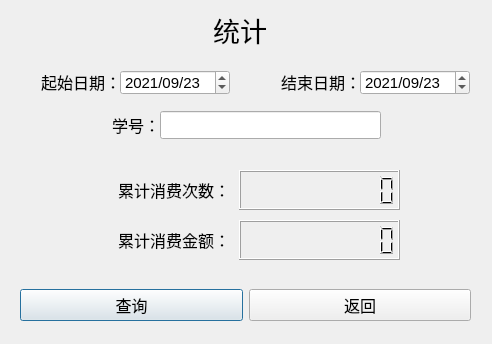
<?xml version="1.0" encoding="UTF-8"?>
<ui version="4.0">
 <class>StatisticsDialog</class>
 <widget class="QDialog" name="StatisticsDialog">
  <property name="geometry">
   <rect>
    <x>0</x>
    <y>0</y>
    <width>492</width>
    <height>344</height>
   </rect>
  </property>
  <property name="minimumSize">
   <size>
    <width>492</width>
    <height>344</height>
   </size>
  </property>
  <property name="maximumSize">
   <size>
    <width>492</width>
    <height>344</height>
   </size>
  </property>
  <property name="windowTitle">
   <string>统计</string>
  </property>
  <widget class="QLabel" name="label">
   <property name="geometry">
    <rect>
     <x>200</x>
     <y>10</y>
     <width>80</width>
     <height>40</height>
    </rect>
   </property>
   <property name="font">
    <font>
     <family>Arial</family>
     <pointsize>20</pointsize>
    </font>
   </property>
   <property name="text">
    <string>统计</string>
   </property>
   <property name="alignment">
    <set>Qt::AlignCenter</set>
   </property>
  </widget>
  <widget class="QLabel" name="label_2">
   <property name="geometry">
    <rect>
     <x>10</x>
     <y>67</y>
     <width>111</width>
     <height>30</height>
    </rect>
   </property>
   <property name="font">
    <font>
     <family>Arial</family>
     <pointsize>12</pointsize>
    </font>
   </property>
   <property name="text">
    <string>起始日期：</string>
   </property>
   <property name="alignment">
    <set>Qt::AlignRight|Qt::AlignTrailing|Qt::AlignVCenter</set>
   </property>
  </widget>
  <widget class="QLabel" name="label_3">
   <property name="geometry">
    <rect>
     <x>250</x>
     <y>67</y>
     <width>111</width>
     <height>30</height>
    </rect>
   </property>
   <property name="font">
    <font>
     <family>Arial</family>
     <pointsize>12</pointsize>
    </font>
   </property>
   <property name="text">
    <string>结束日期：</string>
   </property>
   <property name="alignment">
    <set>Qt::AlignRight|Qt::AlignTrailing|Qt::AlignVCenter</set>
   </property>
  </widget>
  <widget class="QDateEdit" name="startDateEdit">
   <property name="geometry">
    <rect>
     <x>120</x>
     <y>70</y>
     <width>110</width>
     <height>25</height>
    </rect>
   </property>
   <property name="font">
    <font>
     <family>Arial</family>
     <pointsize>11</pointsize>
    </font>
   </property>
   <property name="dateTime">
    <datetime>
     <hour>0</hour>
     <minute>0</minute>
     <second>0</second>
     <year>2021</year>
     <month>9</month>
     <day>23</day>
    </datetime>
   </property>
   <property name="displayFormat">
    <string>yyyy/MM/dd</string>
   </property>
  </widget>
  <widget class="QDateEdit" name="endDateEdit">
   <property name="geometry">
    <rect>
     <x>360</x>
     <y>70</y>
     <width>110</width>
     <height>25</height>
    </rect>
   </property>
   <property name="font">
    <font>
     <family>Arial</family>
     <pointsize>11</pointsize>
    </font>
   </property>
   <property name="displayFormat">
    <string>yyyy/MM/dd</string>
   </property>
   <property name="date">
    <date>
     <year>2021</year>
     <month>9</month>
     <day>23</day>
    </date>
   </property>
  </widget>
  <widget class="QWidget" name="horizontalLayoutWidget">
   <property name="geometry">
    <rect>
     <x>20</x>
     <y>280</y>
     <width>451</width>
     <height>51</height>
    </rect>
   </property>
   <layout class="QHBoxLayout" name="horizontalLayout">
    <item>
     <widget class="QPushButton" name="inquireButton">
      <property name="font">
       <font>
        <family>Arial</family>
        <pointsize>12</pointsize>
       </font>
      </property>
      <property name="text">
       <string>查询</string>
      </property>
     </widget>
    </item>
    <item>
     <widget class="QPushButton" name="backButton">
      <property name="font">
       <font>
        <family>Arial</family>
        <pointsize>12</pointsize>
       </font>
      </property>
      <property name="text">
       <string>返回</string>
      </property>
     </widget>
    </item>
   </layout>
  </widget>
  <widget class="QLabel" name="label_4">
   <property name="geometry">
    <rect>
     <x>80</x>
     <y>170</y>
     <width>150</width>
     <height>40</height>
    </rect>
   </property>
   <property name="font">
    <font>
     <family>Arial</family>
     <pointsize>12</pointsize>
    </font>
   </property>
   <property name="text">
    <string>累计消费次数：</string>
   </property>
   <property name="alignment">
    <set>Qt::AlignRight|Qt::AlignTrailing|Qt::AlignVCenter</set>
   </property>
  </widget>
  <widget class="QLabel" name="label_5">
   <property name="geometry">
    <rect>
     <x>80</x>
     <y>220</y>
     <width>150</width>
     <height>40</height>
    </rect>
   </property>
   <property name="font">
    <font>
     <family>Arial</family>
     <pointsize>12</pointsize>
    </font>
   </property>
   <property name="text">
    <string>累计消费金额：</string>
   </property>
   <property name="alignment">
    <set>Qt::AlignRight|Qt::AlignTrailing|Qt::AlignVCenter</set>
   </property>
  </widget>
  <widget class="QLCDNumber" name="timesLCD">
   <property name="geometry">
    <rect>
     <x>239</x>
     <y>170</y>
     <width>161</width>
     <height>40</height>
    </rect>
   </property>
   <property name="digitCount">
    <number>10</number>
   </property>
  </widget>
  <widget class="QLCDNumber" name="moneyLCD">
   <property name="geometry">
    <rect>
     <x>239</x>
     <y>220</y>
     <width>161</width>
     <height>40</height>
    </rect>
   </property>
   <property name="smallDecimalPoint">
    <bool>false</bool>
   </property>
   <property name="digitCount">
    <number>10</number>
   </property>
   <property name="value" stdset="0">
    <double>0.000000000000000</double>
   </property>
  </widget>
  <widget class="QLabel" name="label_6">
   <property name="geometry">
    <rect>
     <x>50</x>
     <y>110</y>
     <width>110</width>
     <height>30</height>
    </rect>
   </property>
   <property name="font">
    <font>
     <family>Arial</family>
     <pointsize>12</pointsize>
    </font>
   </property>
   <property name="text">
    <string>学号：</string>
   </property>
   <property name="alignment">
    <set>Qt::AlignRight|Qt::AlignTrailing|Qt::AlignVCenter</set>
   </property>
  </widget>
  <widget class="QLineEdit" name="stuNumEdit">
   <property name="geometry">
    <rect>
     <x>160</x>
     <y>111</y>
     <width>221</width>
     <height>28</height>
    </rect>
   </property>
   <property name="font">
    <font>
     <family>Arial</family>
     <pointsize>11</pointsize>
    </font>
   </property>
  </widget>
 </widget>
 <resources/>
 <connections/>
</ui>
